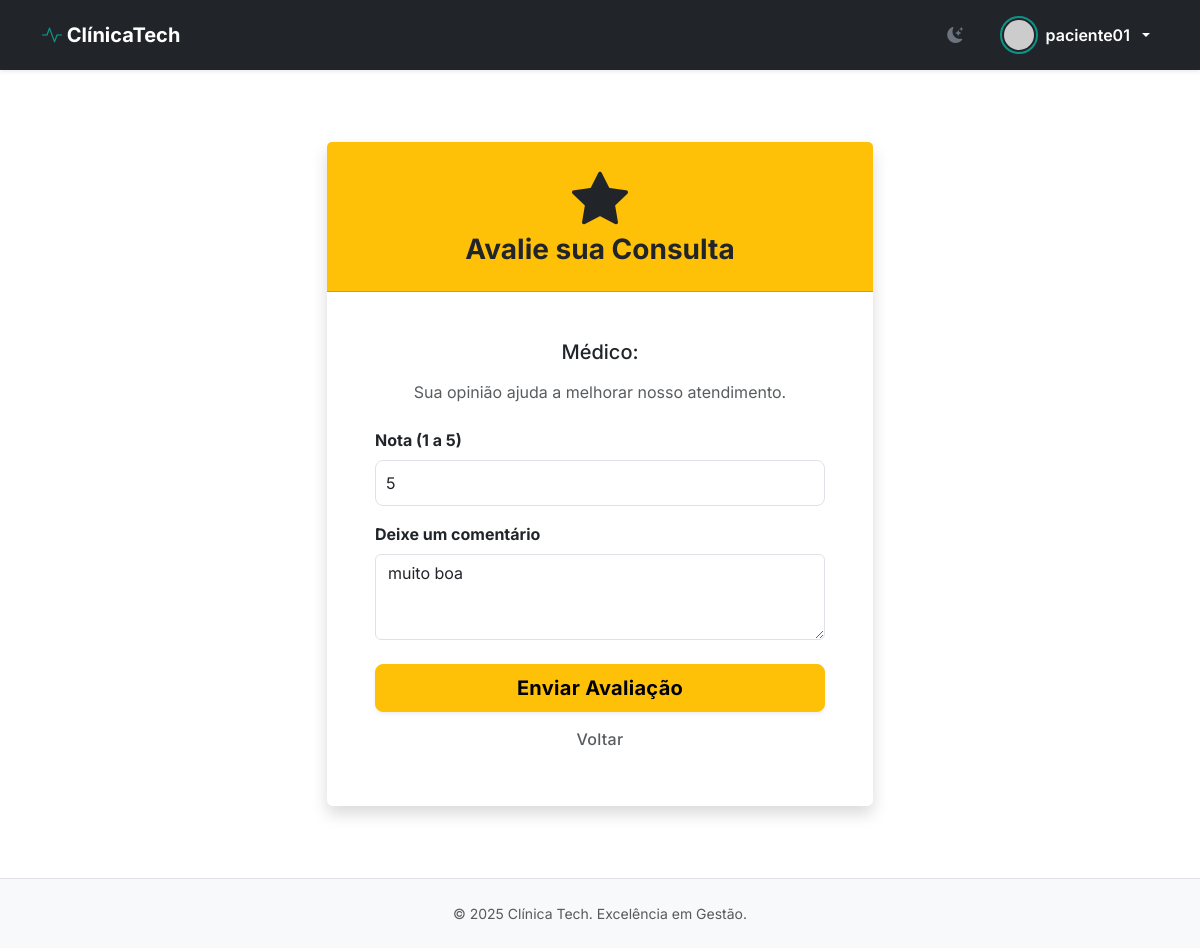
Page /avaliacao/criar/1/ (signed in) on the committed database.
### core/models.py (models this page shows, shortened)
class Usuario(AbstractUser):
    TIPO_CHOICES = (
        ('MEDICO', 'Médico'),
        ('PACIENTE', 'Paciente'),
        ('RECEPCAO', 'Recepção'),
    )
    tipo = models.CharField(
        'Tipo de Usuário',
        max_length=10,
        choices=TIPO_CHOICES,
        default='PACIENTE'
    )
    tipo = models.CharField('Tipo de Usuário', max_length=10, choices=TIPO_CHOICES, default='PACIENTE')
    foto = models.ImageField('Foto de Perfil', upload_to='perfis/', blank=True, null=True)

class Agendamento(models.Model):
    STATUS_CHOICES = (
        ('AGENDADO', 'Agendado'),
        ('AGUARDANDO', 'Na Sala de Espera'),
        ('CANCELADO', 'Cancelado'),
        ('REALIZADO', 'Realizado'),
    )
    medico = models.ForeignKey(Medico, on_delete=models.CASCADE, related_name='agenda')
    paciente = models.ForeignKey(Paciente, on_delete=models.CASCADE, related_name='consultas')
    data_horario = models.DateTimeField('Data e Hora')
    status = models.CharField(max_length=10, choices=STATUS_CHOICES, default='AGENDADO')
    valor = models.DecimalField('Valor da Consulta', max_digits=10, decimal_places=2, default=200.00)
    pago = models.BooleanField('Está Pago?', default=False)
    observacoes = models.TextField('Observações', blank=True, null=True)
    avaliacao = models.IntegerField('Avaliação (1-5)', blank=True, null=True)
    comentario_paciente = models.TextField('Comentário', blank=True, null=True)
    criado_em = models.DateTimeField(auto_now_add=True)
    atualizado_em = models.DateTimeField(auto_now=True)
    class Meta:
        ordering = ['data_horario']
        verbose_name = 'Agendamento'
        verbose_name_plural = 'Agendamentos'

### core/views.py (the view)
# urls.py: path('avaliacao/criar/<int:agendamento_id>/', views.avaliar_consulta, name='avaliar_consulta'),
@login_required
def avaliar_consulta(request, agendamento_id):
    agendamento = get_object_or_404(Agendamento, id=agendamento_id)
    if request.user != agendamento.paciente.usuario:
        messages.error(request, "Você não pode avaliar esta consulta.")
        return redirect('home')
    if agendamento.status != 'REALIZADO':
        messages.error(request, "Consulta não concluída.")
        return redirect('listar_agendamentos')
    if request.method == 'POST':
        form = AvaliacaoForm(request.POST, instance=agendamento)
        if form.is_valid():
            form.save()
            messages.success(request, "Obrigado pelo feedback! ⭐")
            return redirect('listar_agendamentos')
    else:
        form = AvaliacaoForm(instance=agendamento)
    return render(request, 'avaliar.html', {'form': form, 'agendamento': agendamento})

### core/forms.py
class AvaliacaoForm(forms.ModelForm):
    class Meta:
        model = Agendamento
        fields = ['avaliacao', 'comentario_paciente']
        widgets = {
            'avaliacao': forms.NumberInput(attrs={'min': 1, 'max': 5, 'class': 'form-control'}),
            'comentario_paciente': forms.Textarea(attrs={'rows': 3, 'class': 'form-control', 'placeholder': 'Elogios, críticas ou sugestões...'}),
        }

### core/templates/avaliar.html (shortened to what this page needs)
{% extends 'base.html' %}
{% block content %}
<div class="row justify-content-center py-5">
    <div class="col-md-6">
        <div class="card shadow border-0">
            <div class="card-header bg-warning text-dark p-4 text-center">
                <i class="bi bi-star-fill display-4 mb-2"></i>
                <h3 class="mb-0 fw-bold">Avalie sua Consulta</h3>
            </div>
            <div class="card-body p-5 text-center">
                <h5 class="mb-3">Médico: </h5>
                <p class="text-muted mb-4">Sua opinião ajuda a melhorar nosso atendimento.</p>
                <form method="post" class="text-start">
                    <div class="mb-3">
                        <label class="form-label fw-bold">Nota (1 a 5)</label>
                        {{ form.avaliacao }}
                    </div>
                    <div class="mb-4">
                        <label class="form-label fw-bold">Deixe um comentário</label>
                        {{ form.comentario_paciente }}
                    </div>
                    <div class="d-grid gap-2">
                        <button type="submit" class="btn btn-warning btn-lg fw-bold shadow-sm">
                            Enviar Avaliação
                        </button>
                        <a href="{% url 'listar_agendamentos' %}" class="btn btn-link text-decoration-none text-muted">Voltar</a>
                    </div>
                </form>
            </div>
        </div>
    </div>
</div>
{% endblock %}

### core/templates/base.html (shortened to what this page needs)
<!DOCTYPE html>
{% load static %}
<html lang="pt-br" data-bs-theme="light">
<head>
    <link href="https://cdn.jsdelivr.net/npm/bootstrap@5.3.2/dist/css/bootstrap.min.css" rel="stylesheet">
    <link rel="stylesheet" href="https://cdn.jsdelivr.net/npm/bootstrap-icons@1.11.1/font/bootstrap-icons.css">
    <link href="https://unpkg.com/aos@2.3.1/dist/aos.css" rel="stylesheet">
</head>
<body class="d-flex flex-column min-vh-100">
    <nav class="navbar navbar-expand-lg navbar-dark bg-dark sticky-top shadow-sm">
        <div class="container">
            <a class="navbar-brand fw-bold" href="/">
                <i class="bi bi-activity text-primary"></i> Clínica<span class="text-white">Tech</span>
            </a>
            <div class="collapse navbar-collapse" id="navbarContent">
                <ul class="navbar-nav ms-auto align-items-center gap-3">
                    <li class="nav-item">
                        <button class="btn btn-outline-secondary border-0 rounded-circle" id="theme-toggle">
                            <i class="bi bi-moon-stars-fill" id="theme-icon"></i>
                        </button>
                    </li>
                    {% if user.is_authenticated %}
                        <li class="nav-item dropdown">
                            <a class="nav-link dropdown-toggle d-flex align-items-center gap-2 text-white" href="#" role="button" data-bs-toggle="dropdown">
                                {% if user.foto %}
                                    <img src="{{ user.foto.url }}" class="foto-nav">
                                {% else %}
                                    <img src="https://ui-avatars.com/api/?name={{ user.username }}&background=random" class="foto-nav">
                                {% endif %}
                                <span class="fw-semibold">{{ user.first_name|default:user.username }}</span>
                            </a>
                        </li>
                    {% else %}
                        <li class="nav-item"><a href="/login/" class="btn btn-outline-light btn-sm px-3">Entrar</a></li>
                        <li class="nav-item"><a href="/cadastro/" class="btn btn-primary btn-sm px-3">Criar Conta</a></li>
                    {% endif %}
                </ul>
            </div>
        </div>
    </nav>
    <div class="toast-container position-fixed top-0 end-0 p-3">
    </div>
    <main class="flex-grow-1 py-4">
        <div class="container" data-aos="fade-up" data-aos-duration="800">
            {% block content %}{% endblock %}
        </div>
    </main>
    <footer class="bg-body-tertiary py-4 mt-auto border-top">
        <div class="container text-center text-muted small">
            <p class="mb-0">&copy; 2025 Clínica Tech. Excelência em Gestão.</p>
        </div>
    </footer>
</body>
</html>

### core/templates/base.html (style rules this page uses)
:root { --bs-font-sans-serif: 'Inter', sans-serif; --bs-primary: #0d9488; --bs-primary-rgb: 13, 148, 136; }
.card { transition: transform 0.2s, box-shadow 0.2s; }
.btn { border-radius: 8px; font-weight: 500; letter-spacing: 0.3px; transition: all 0.2s; }
.foto-nav { width: 38px; height: 38px; border-radius: 50%; object-fit: cover; border: 2px solid var(--bs-primary); padding: 2px; }
.toast-container { z-index: 1055; }

### core/templates/avaliar.html (style rules this page uses)
input[type="number"], textarea { width: 100%; padding: 10px; border-radius: 8px; border: 1px solid #dee2e6; background-color: var(--bs-body-bg); color: var(--bs-body-color); }

### rows in the picture
Usuario: first_name "paciente01"
Agendamento: avaliacao "5", comentario_paciente "muito boa"
